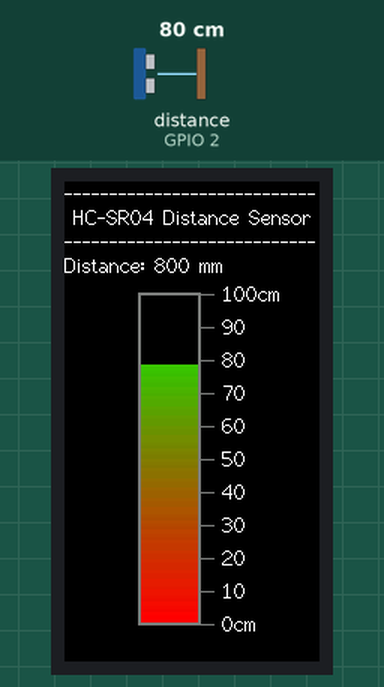
A program run on a simulated ESP32-S3. On the bench: 170×320 colour display. Wiring (inferred from the names in the program): ultrasonic range finder: trigger GPIO 1; echo GPIO 2. Inputs (shaded band) come from the test bench; at power-on: distance to the obstacle (sensor on GPIO 2) 80 cm. The echo pulse lasts 58.3 µs per cm.

Above: at 2.5 s.
2.6 s: distance to the obstacle (sensor on GPIO 2) set to 120 cm
At 3.9 s:
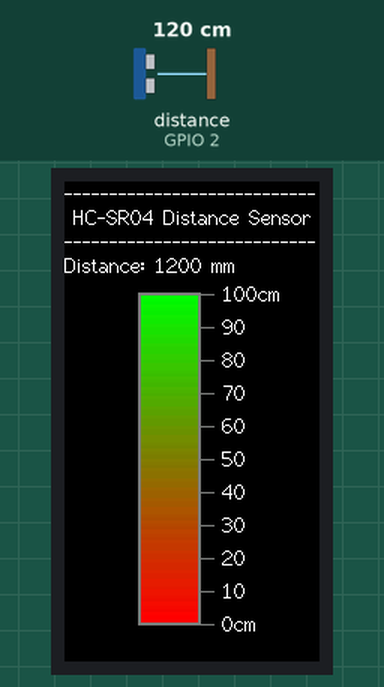
4.3 s: distance to the obstacle (sensor on GPIO 2) set to 2 cm
At 5.5 s:
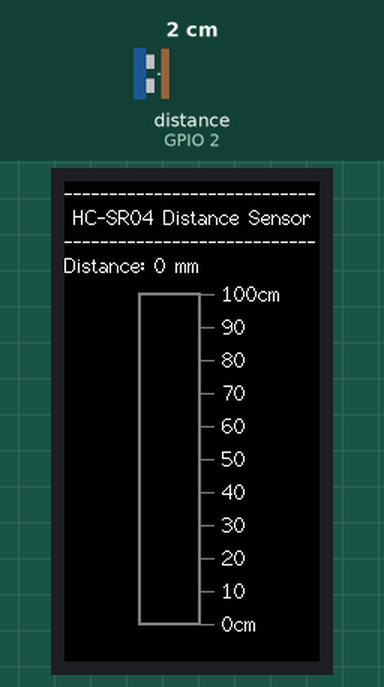
5.9 s: distance to the obstacle (sensor on GPIO 2) set to 4 cm
At 7.1 s:
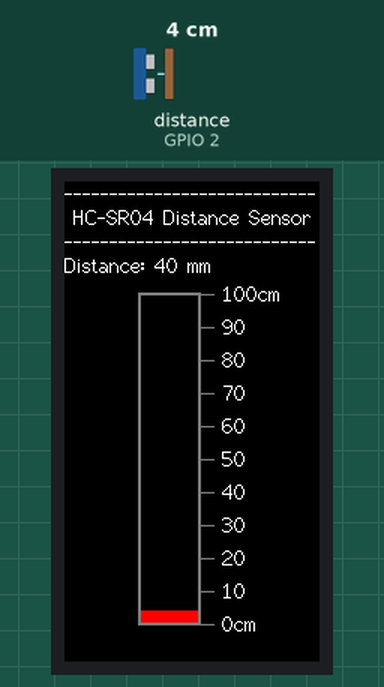
Timing chart, 0 to 8.9 s (numbered marks = the images above; inputs shaded):
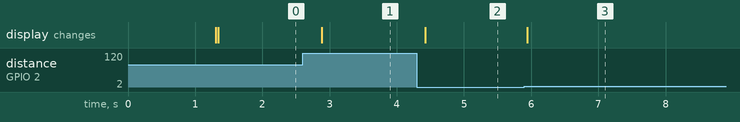

Measured:
- after the input at 2.6 s, the display: changes after 0.28 s (image 1)
- after the input at 4.3 s, the display: changes after 0.13 s (image 2)
- after the input at 5.9 s, the display: changes at once (image 3)

The program:

main.cpp
```cpp
/*********************************************************************************************************
 * LILYGO T-Display-S3 HC-SR04 Ultrasonic Distance Sensor Project
 *
 * Description:
 *   This code reads distance data from a HC-SR04 ultrasonic distance sensor and displays it on the
 *   built-in screen of the LilyGO T-Display-S3 using the TFT_eSPI library. The distance is displayed
 *   numerically in millimeters (mm) and as a visual meter in centimeters (0-100cm) with a colour gradient
 *   (red at 0cm to green at 100cm). The code uses state machine logic to avoid blocking delays.
 *
 * Key Features:
 *   - Displays measured distance in millimeters (mm) for higher precision
 *   - Visual meter shows distance in centimeters (0-100cm)
 *   - Smooth updates using a sptite to prevent flickering
 *   - Non-blocking state machine implementation
 *
 * How It Works:
 *   1. Sensor Reading: Triggers the HC-SR04 and measures echo pulse duration
 *   2. Distance Calculation: Converts pulse duration to distance in cm, then to mm for display
 *   3. Display: Shows measured distance numerically in mm and as a visual level meter (0 to 100cm)
 *   4. State Machine: Manages timing of sensor readings and display updates (4Hz refresh rate)
 *
 * Pin Connections:
 *   - HC-SR04 Trig  -> GPIO1 (output)
 *   - HC-SR04 Echo  -> GPIO2 (input)
 *   - HC-SR04 GND   -> GND
 *   - HC-SR04 VCC   -> 5V
 *   - LCD Backlight -> GPIO15
 *
 * Notes:
 *   - Keep sensor perpendicular to measured surface for accurate readings
 *   - Minimum measurable distance is 2cm (20mm)
 *   - Visual meter shows 0-100cm range while numeric display shows actual measurement (20mm-4000mm)
 *   - For best results, avoid measuring soft/uneven surfaces and in areas with high noise
 *   - The TFT_eSPI library is configured for LilyGO T-Display-S3
 *
 * HC-SR04 Specifications:
 *   - Measurement Range: ~2cm to ~400cm (20mm to 4000mm)
 *   - Resolution: 0.3cm (3mm)
 *   - Accuracy: ±3mm
 *   - Operating Voltage: 5V DC
 *   - Trigger Pulse Duration: 10µs
 *   - Interface: Trigger/Echo
 *
 **********************************************************************************************************/

/*************************************************************
******************* INCLUDES & DEFINITIONS *******************
**************************************************************/

#include <Arduino.h>
#include <TFT_eSPI.h>

// TFT_eSPI
TFT_eSPI tft = TFT_eSPI();
TFT_eSprite meterFillSprite = TFT_eSprite(&tft);

// HC-SR04 Pins
#define TRIGGER_PIN 1 // digital pin connected to Trig (GPIO1)
#define ECHO_PIN 2    // digital pin connected to Echo (GPIO2)

// Display parameters
#define LEVEL_METER_X 50       // x position
#define LEVEL_METER_Y 75       // y position
#define LEVEL_METER_WIDTH 40   // width of bar
#define LEVEL_METER_HEIGHT 220 // height of bar
#define MIN_DISTANCE_CM 0      // minimum distance to display
#define MAX_DISTANCE_CM 100    // maximum distance to display

// State Machine States
enum class State {
  READ_SENSOR,    // state for reading sensor data
  UPDATE_DISPLAY, // state for updating the display
  WAIT            // state for waiting between updates
};

// Global variables
State currentState = State::READ_SENSOR;  // initial state
unsigned long previousMillis = 0;         // for non-blocking timing
const unsigned long updateInterval = 250; // update every 250ms (4Hz refresh)
long duration = 0;                        // pulse duration in microseconds
float distance_cm = 0;                    // distance in centimeters
float prev_distance_cm = -1;              // previous distance value


/*************************************************************
********************** HELPER FUNCTIONS **********************
**************************************************************/

// Function to create gradient colours
uint16_t getGradientColour(float distance) {
  // Normalize distance to 0.0-1.0 range
  float ratio = constrain(distance / MAX_DISTANCE_CM, 0.0, 1.0);

  // Calculate colour components (red to green gradient)
  uint8_t red = 255 * (1.0 - ratio); // lower distances towards red
  uint8_t green = 255 * ratio;       // higher distances towards green
  uint8_t blue = 0;

  // Convert to 16-bit colour (RGB565)
  return ((red & 0xF8) << 8) | ((green & 0xFC) << 3) | (blue >> 3);
}

// Function to draw the static screen elements
void drawStaticScreen() {
  tft.fillScreen(TFT_BLACK);
  tft.setTextColor(TFT_WHITE, TFT_BLACK);

  // Draw the title
  tft.setCursor(0, 0);
  tft.println("----------------------------");
  tft.println(" HC-SR04 Distance Sensor");
  tft.println("----------------------------");
  tft.println("Distance:");

  // Draw 2 meter borders to make it thicker
  tft.drawRect(LEVEL_METER_X, LEVEL_METER_Y, LEVEL_METER_WIDTH, LEVEL_METER_HEIGHT, TFT_DARKGREY); // inner
  tft.drawRect(LEVEL_METER_X - 1, LEVEL_METER_Y - 1, LEVEL_METER_WIDTH + 2, LEVEL_METER_HEIGHT + 2, TFT_DARKGREY); // outer

  // Draw distance markers (every 10cm)
  for (int cm = MIN_DISTANCE_CM; cm <= MAX_DISTANCE_CM; cm += 10) {
    int y_pos = map(cm, MIN_DISTANCE_CM, MAX_DISTANCE_CM, LEVEL_METER_Y + LEVEL_METER_HEIGHT, LEVEL_METER_Y);

    // Draw the horizontal marker line to the right of the bar
    tft.drawFastHLine(LEVEL_METER_X + LEVEL_METER_WIDTH, y_pos, 10, TFT_DARKGREY);

    // Set the position for the text label to the right of the marker line
    tft.setCursor(LEVEL_METER_X + LEVEL_METER_WIDTH + 15, y_pos - 8);
    tft.print(cm);

    // Only add "cm" to 0 and 100 labels
    if (cm == MIN_DISTANCE_CM || cm == MAX_DISTANCE_CM) {
      tft.print("cm");
    }
  }

  // Initialize meter fill sprite with 1px buffer inside border
  meterFillSprite.createSprite(LEVEL_METER_WIDTH - 2, LEVEL_METER_HEIGHT - 2);
  meterFillSprite.fillSprite(TFT_BLACK);
  meterFillSprite.pushSprite(LEVEL_METER_X + 1, LEVEL_METER_Y + 1);
}

// Function to update distance display (in mm)
void updateDistanceDisplay() {
  // Convert cm to mm (1cm = 10mm)
  float distance_mm = distance_cm * 10;

  // Update measured value
  tft.setTextColor(TFT_WHITE, TFT_BLACK);
  tft.setCursor(60, 48);
  tft.fillRect(60, 48, 80, 15, TFT_BLACK);
  tft.print(distance_mm, 0); // 0 decimal places for mm
  tft.println(" mm");

  // Rest of the function remains the same
  float meter_distance_cm = constrain(distance_cm, MIN_DISTANCE_CM, MAX_DISTANCE_CM);

  if (abs(meter_distance_cm - prev_distance_cm) > 1.0) {
    // Calculate fill height accounting for 1px buffer at bottom
    int fillHeight = map(meter_distance_cm, MIN_DISTANCE_CM, MAX_DISTANCE_CM, 0, LEVEL_METER_HEIGHT - 2);

    // Clear sprite
    meterFillSprite.fillSprite(TFT_BLACK);

    // Draw gradient fill (red at bottom, green at top)
    for (int y = 0; y < fillHeight; y++) {
      // Calculate current distance position (0 at bottom, 100 at top)
      float current_dist = map(y, 0, LEVEL_METER_HEIGHT - 2, MIN_DISTANCE_CM, MAX_DISTANCE_CM);

      // Get gradient colour for this position
      uint16_t colour = getGradientColour(current_dist);

      // Draw horizontal line (starting from bottom)
      meterFillSprite.drawFastHLine(0, (LEVEL_METER_HEIGHT - 2) - y - 1, LEVEL_METER_WIDTH - 2, colour);
    }

    // Push sprite to display
    meterFillSprite.pushSprite(LEVEL_METER_X + 1, LEVEL_METER_Y + 1);

    prev_distance_cm = meter_distance_cm;
  }
}

// Function to read distance from sensor
void readDistance() {
  // Trigger the sensor with clean pulse
  digitalWrite(TRIGGER_PIN, LOW);
  delayMicroseconds(2);
  digitalWrite(TRIGGER_PIN, HIGH);
  delayMicroseconds(10);
  digitalWrite(TRIGGER_PIN, LOW);

  // Read the echo pulse duration
  duration = pulseIn(ECHO_PIN, HIGH);

  // Calculate distance (cm)
  distance_cm = (duration / 2) * 0.0343; // speed of sound 343 m/s (0.0343 cm/µs)

  // Handle cases where sensor reads beyond its effective range
  if (distance_cm > 400) { // sensor max range is ~400cm
    distance_cm = 400;
  }
  else if (distance_cm < 2) { // sensor min range is ~2cm
    distance_cm = 0;
  }
}


/*************************************************************
*********************** MAIN FUNCTIONS ***********************
**************************************************************/

// SETUP
void setup() {
  // Initialize the TFT display
  tft.init();
  tft.setRotation(0);                     // adjust rotation (0 & 2 portrait | 1 & 3 landscape)
  tft.fillScreen(TFT_BLACK);              // clear screen
  tft.setTextFont(2);                     // set the font
  tft.setTextColor(TFT_WHITE, TFT_BLACK); // set text colour

  tft.println("Initialising...\n");
  delay(1000);

  // Set button pin with pullup
  pinMode(TRIGGER_PIN, OUTPUT);
  pinMode(ECHO_PIN, INPUT);

  // Draw the initial static screen
  drawStaticScreen();
}

// MAIN LOOP
void loop() {
  unsigned long currentMillis = millis(); // get the current millis time

  // State Machine Logic
  switch (currentState) {
    case State::READ_SENSOR: {
        // Read sensor data
        readDistance();
        currentState = State::UPDATE_DISPLAY;
        break;
      }

    case State::UPDATE_DISPLAY: {
        // Update display
        updateDistanceDisplay();
        currentState = State::WAIT;
        previousMillis = currentMillis;
        break;
      }

    case State::WAIT:
      // Wait for the specified interval before next reading
      if (currentMillis - previousMillis >= updateInterval) {
        currentState = State::READ_SENSOR;
      }
      break;

    default:
      currentState = State::READ_SENSOR;
      break;
  }
}
```
